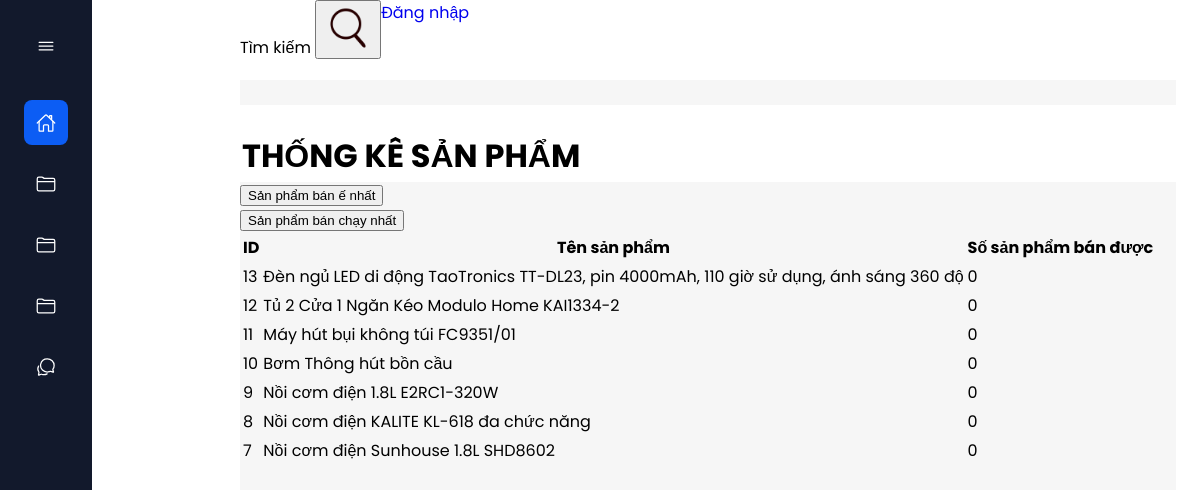
Before: /admin/list_products/index.php (signed in) with the older database file.
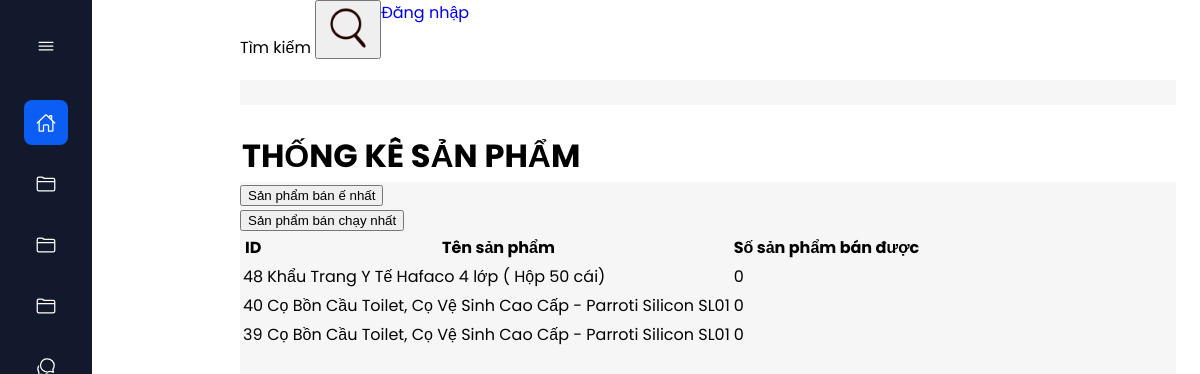
After: the same page with the newer database file.
### tables this page shows
CREATE TABLE `products` (
  `id` int NOT NULL,
  `name` varchar(200) NOT NULL,
  `description` mediumtext NOT NULL,
  `price` int NOT NULL,
  `image` varchar(200) NOT NULL,
  `manufacturer_id` int NOT NULL
);

### admin/list_products/index.php (the view, shortened to what this page needs)
<!DOCTYPE html>
<html>
<head>
	<link rel="stylesheet" href="../index1.css">
	<link rel="stylesheet" href="../style_validate1.css">
</head>
<body>
<?php
require '../connect_database.php';
$type = $_GET['type'];
$sql_command_select = "
	SELECT products.id as 'id', products.name as 'name', ifnull(sum(receipt_detail.quantity), 0) as 'count_products'
	FROM products
	LEFT JOIN receipt_detail ON receipt_detail.product_id = products.id
	LEFT JOIN receipts ON receipts.id = receipt_detail.receipt_id
	WHERE receipts.status = 6 or receipts.status is null
	GROUP BY products.id
	ORDER BY sum(receipt_detail.quantity) $type, products.id $type
";
$query_sql_command_select = mysqli_query($connect_database, $sql_command_select);
 ?>
<div class="all">
	<div class="left">
		<?php require '../menu.php'; ?>
	</div>
	<div class="right">
		<div class="top">
			<div class = "search">
				<form class = "form_search">
					Tìm kiếm
					<button>
						<img src="../style/style_image/icon_search.png" width="50px">
					</button>
				</form>
			</div>
			<div class = "login">
				<a class = "login" href="https://google.com">Đăng nhập</a>
			</div>
		</div>
		<div class = "bot">
			<div class = "header">
				<h1 class = "header">THỐNG KÊ SẢN PHẨM</h1>
			</div>
			<?php require '../validate.php' ?>
			<form method="post" action = "index.php?type=asc">
				<button>Sản phẩm bán ế nhất</button>
			</form>
			<form method="post" action = "index.php?type=desc">
				<button>Sản phẩm bán chạy nhất</button>
			</form>
			<table class = "table">
				<tr>
					<th>ID</th>
					<th>Tên sản phẩm</th>
					<th>Số sản phẩm bán được</th>
				</tr>
				<?php foreach ($query_sql_command_select as $array_products) :?>
				<tr>
					<td><?php echo $array_products['id'] ?></td>
					<td><?php echo $array_products['name'] ?></td>
					<td><?php echo $array_products['count_products'] ?></td>
				</tr>
				<?php endforeach ?>
			</table>
		</div>
</body>
</html>

Changed rows visible on the page:
removed products: id "13", name "Đèn ngủ LED di động TaoTronics TT-DL23, pin 4000mAh, 110 giờ sử dụng, ánh sáng 360 độ", count_products "0"
removed products: id "12", name "Tủ 2 Cửa 1 Ngăn Kéo Modulo Home KAI1334-2", count_products "0"
removed products: id "11", name "Máy hút bụi không túi FC9351/01", count_products "0"
removed products: id "10", name "Bơm Thông hút bồn cầu", count_products "0"
removed products: id "9", name "Nồi cơm điện 1.8L E2RC1-320W", count_products "0"
removed products: id "8", name "Nồi cơm điện KALITE KL-618 đa chức năng", count_products "0"
removed products: id "7", name "Nồi cơm điện Sunhouse 1.8L SHD8602", count_products "0"
added products: id "48", name "Khẩu Trang Y Tế Hafaco 4 lớp ( Hộp 50 cái)", count_products "0"
added products: id "40", name "Cọ Bồn Cầu Toilet, Cọ Vệ Sinh Cao Cấp - Parroti Silicon SL01", count_products "0"
added products: id "39", name "Cọ Bồn Cầu Toilet, Cọ Vệ Sinh Cao Cấp - Parroti Silicon SL01", count_products "0"
